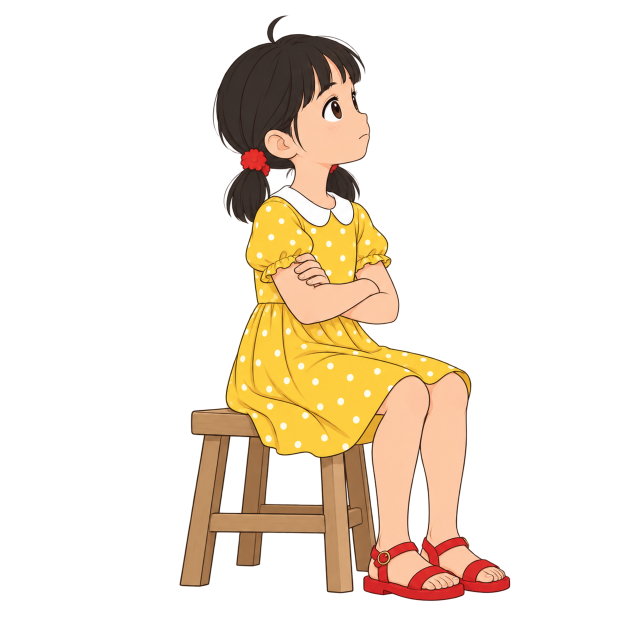
#> input picture collab/reviews/20261020_0000_s14_seated_first3/F000.png, 1254 x 1254 px, found by its file name (shown at 1/2 size)
$ python register_X197_whole_upper.py
#> lines starting #> are read from the running program, lines starting #| are printed output that depends on the picture; after the words box and inside, x2 and y2 are one past the last pixel; in counts of white or black regions, pixels touching at a corner belong together; pictures that were not available may be replaced by others from this repository, and a replacement may not be noted
from pathlib import Path
from PIL import Image,ImageDraw,ImageFont,ImageFilter
import numpy as np,json,hashlib
from scipy import ndimage
P=Path(__file__).parent;R=P.parent;B=Image.open(R/'refs/assets/chars/x15/F000.png').convert('RGBA');A=Image.open(P/'X197_complete_upper_call01_original.png').convert('RGBA');size=B.size
#> further down, B is the input picture: PIL image 1254x1254 RGBA; mean R, G, B, A 47.9, 36.8, 22.8, 60.1
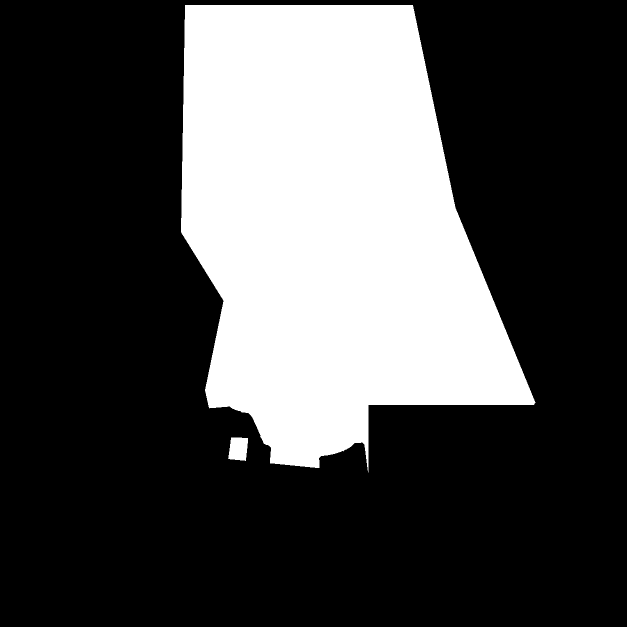
#> input picture collab/reviews/20261020_0000_s14_seated_first3/X180_COMPLETE_BODY_HEAD_ARMS_HIPS_LEGS_WHITE_DOMAIN.png, 1254 x 1254 px, given in place of X197_complete_upper_call01_original.png, which was not available (shown at 1/2 size)
#> after `size = B.size`: size = (1254, 1254)
Y,X=np.indices((size[1],size[0]))
def collar(im):
 a=np.array(im);sel=(Y>365)&(Y<462)&(X>525)&(X<730)&(a[:,:,3]>220)&(a[:,:,:3].min(2)>210);labels,n=ndimage.label(sel);keep=np.zeros_like(sel)
#> after `sel = (Y > 365) & (Y < 462) & (X > 525) & (X < 730) & (a[:, :, 3] > 22`: sel: shape (1254, 1254) bool; 0.34% white; 10 white regions (3 under 20 px), largest, box (x1, y1, x2, y2) and area: (541, 373, 660, 452) 3418, (655, 384, 706, 449) 1697, (558, 437, 568, 448) 85
#> after `labels, n = ndimage.label(sel)`: labels: shape (1254, 1254) int32; 12 distinct labels, from 0 to 11
#> after `labels, n = ndimage.label(sel)`: n = 11
 for k in range(1,n+1):
  z=labels==k
  if z.sum()>180:keep|=z
 return np.c_[X[keep],Y[keep]]
b=collar(B);a=collar(A);ca=a.mean(0);cb=b.mean(0);s=np.sqrt(((b-cb)**2).sum(1).mean()/((a-ca)**2).sum(1).mean());t=cb-s*ca
#> after `b = collar(B)`: b = 5114 pairs, first value 541 to 705, second value 373 to 451
#> in collar (call 2), `sel = (Y > 365) & (Y < 462) & (X > 525) & (X < 730) & (a[:, :, 3] > 22`: sel: shape (1254, 1254) bool; 1.2% white; 1 white region, box (x1, y1, x2, y2) and area: (526, 366, 730, 462) 19584
#> after `a = collar(A)`: a = 19584 pairs, first value 526 to 729, second value 366 to 461
#> after `ca = a.mean(0)`: ca = [627.5, 413.5]
#> after `cb = b.mean(0)`: cb = [634.6, 415.2]
#> after `s = np.sqrt(((b - cb) ** 2).sum(1).mean() / ((a - ca) ** 2).sum(1).mea`: s = 0.709
#> after `t = cb - s * ca`: t = [189.7, 122]
N=A.transform(size,Image.Transform.AFFINE,(1/s,0,-t[0]/s,0,1/s,-t[1]/s),Image.Resampling.BICUBIC)
# Single registered whole native torso and arm pair. Mask includes original and new complete shapes.
m=Image.open(P/'X197_X206_FULL_BOTH_SLEEVES_ARMS_TORSO_WHITE_DOMAIN.png').convert('L')
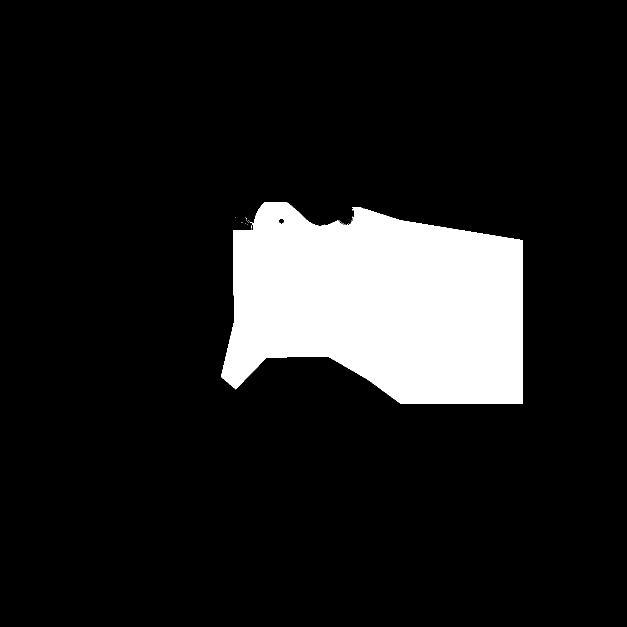
#> input picture collab/reviews/20261019_2327_s14_folded_arms_tail_locked/x197_x208_zero_call/X197_X206_FULL_BOTH_SLEEVES_ARMS_TORSO_WHITE_DOMAIN.png, 1254 x 1254 px (shown at 1/2 size)
#> m is the input picture: PIL image 1254x1254 L; 12% white; 26 white regions (25 under 20 px), largest, box (x1, y1, x2, y2) and area: (442, 405, 1046, 808) 189318
c=Image.composite(N,B,m)
# Natural return through a broad original-cloth overlap; no arm components are moved.
# Only the cloth interior below the moving arms is softly blended to retain fixed lap/hip.
soft=np.array(m).astype(float)/255;blend=(Y>=700)&(Y<780)&(X<700);soft[blend]*=np.clip((780-Y[blend])/80,0,1)
# Return complete white dots, never half-transparent points in the cloth overlap.
na=np.array(N);ba=np.array(B);wh=((na[:,:,:3].min(2)>215)|(ba[:,:,:3].min(2)>215))&(na[:,:,3]>50)&(ba[:,:,3]>50)&blend
#> after `wh = ((na[:, :, :3].min(2) > 215) | (ba[:, :, :3].min(2) > 215)) & (na`:
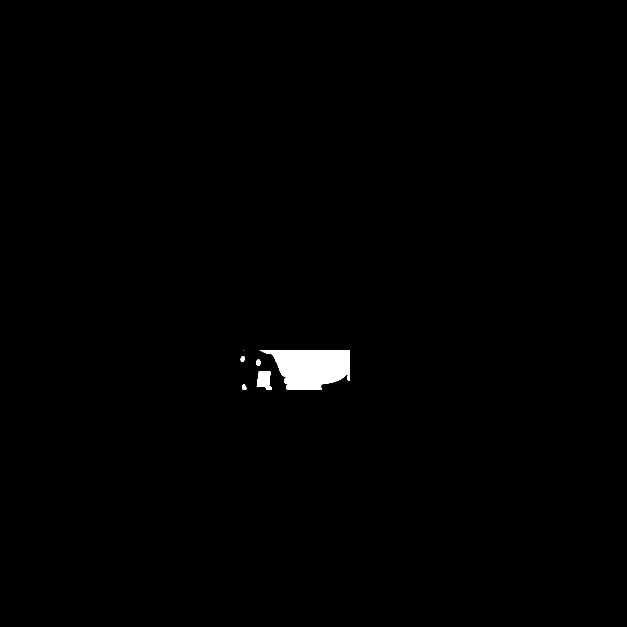
#> wh: shape (1254, 1254) bool (shown at 1/2 size); 0.73% white; 6 white regions (1 under 20 px), largest, box (x1, y1, x2, y2) and area: (519, 700, 700, 780) 10364, (513, 743, 544, 780) 815, (512, 719, 521, 732) 95, (481, 712, 490, 724) 80, (484, 769, 493, 780) 78
lab,num=ndimage.label(ndimage.binary_dilation(wh,iterations=2))
#> lab: shape (1254, 1254) int32; 7 distinct labels, from 0 to 6
#> num = 6
for k in range(1,num+1):
 z=lab==k
 if z.sum()>8:soft[z]=1.0 if soft[z].mean()>=.5 else 0.0
# Preserve exact original complete legs; the broad editable input domain is not a final cut line.
sk=(Y>744)&(X>710)&(ba[:,:,0]>150)&(ba[:,:,1]>100)&(ba[:,:,2]>95)&(ba[:,:,2]>.65*ba[:,:,1])&(ba[:,:,3]>200)
#> sk: shape (1254, 1254) bool; 3.8% white; 26 white regions (12 under 20 px), largest, box (x1, y1, x2, y2) and area: (745, 753, 858, 1105) 25095, (842, 745, 935, 1095) 23295, (775, 1101, 866, 1173) 3734
lab,num=ndimage.label(sk);leg=np.zeros_like(sk)
#> after `lab, num = ndimage.label(sk)`:
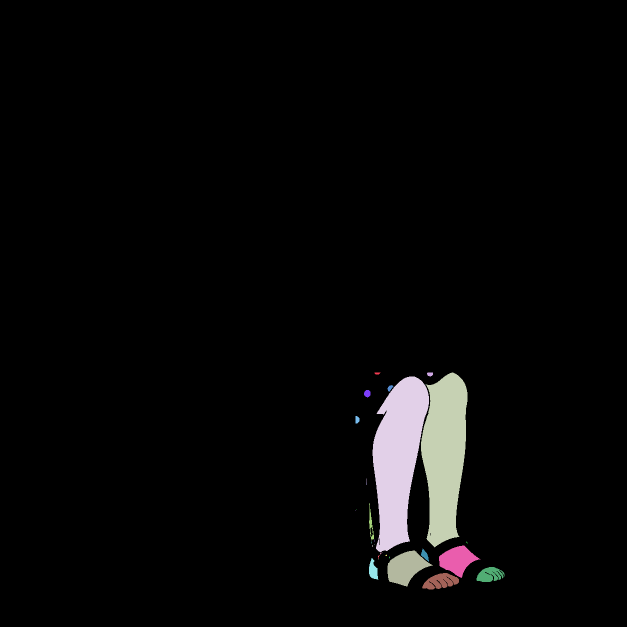
#> lab: shape (1254, 1254) int32 (shown at 1/2 size); 33 distinct labels, from 0 to 32; one colour per label, 0 black
#> after `lab, num = ndimage.label(sk)`: num = 32
for k in range(1,num+1):
 z=lab==k
 if z.sum()>10000:leg|=z
#> leg: shape (1254, 1254) bool; 3.1% white; 2 white regions, box (x1, y1, x2, y2) and area: (745, 753, 858, 1105) 25095, (842, 745, 935, 1095) 23294
leg=ndimage.binary_dilation(ndimage.binary_fill_holes(leg),iterations=3);soft[leg]=0
#> after `leg = ndimage.binary_dilation(ndimage.binary_fill_holes(leg), iteratio`:
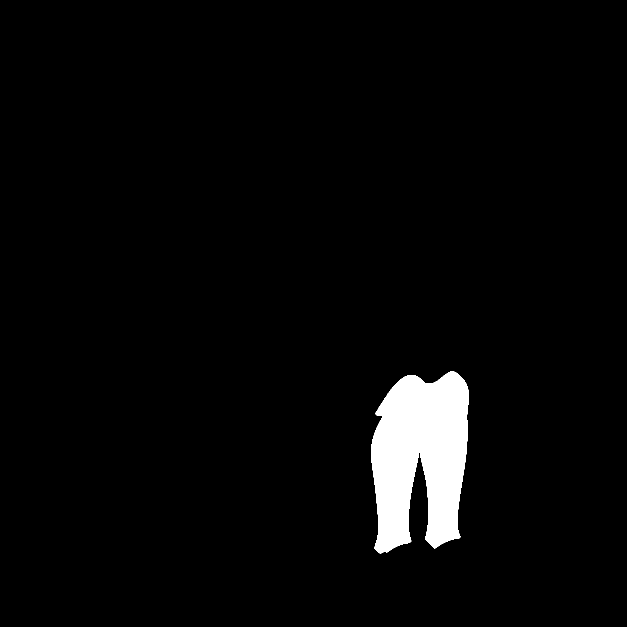
#> leg: shape (1254, 1254) bool (shown at 1/2 size); 3.3% white; 1 white region, box (x1, y1, x2, y2) and area: (742, 742, 938, 1108) 52675
soft[blend&((na[:,:,3]<250)|(ba[:,:,3]<250))]=0
m=Image.fromarray(np.uint8(soft*255));c=Image.composite(N,B,m)
fp=P/'X197_complete_registered_candidate.png';c.save(fp)
N.save(P/'X197_whole_raw_SINGLE_similarity.png');m.save(P/'X197_complete_upper_semantic_return_mask.png')
for name,im in [('X197_complete_registered_REVIEW.jpg',c),('X197_whole_raw_single_REVIEW.jpg',N)]:
 bg=Image.new('RGBA',size,'#f7f5ed');bg.alpha_composite(im);bg.convert('RGB').save(P/name,quality=92)
#> this loop made 2 passes
#> name on passes 1 to 2: 'X197_complete_registered_REVIEW.jpg', 'X197_whole_raw_single_REVIEW.jpg'
#> pass 1, `bg = Image.new('RGBA', size, '#f7f5ed')`:
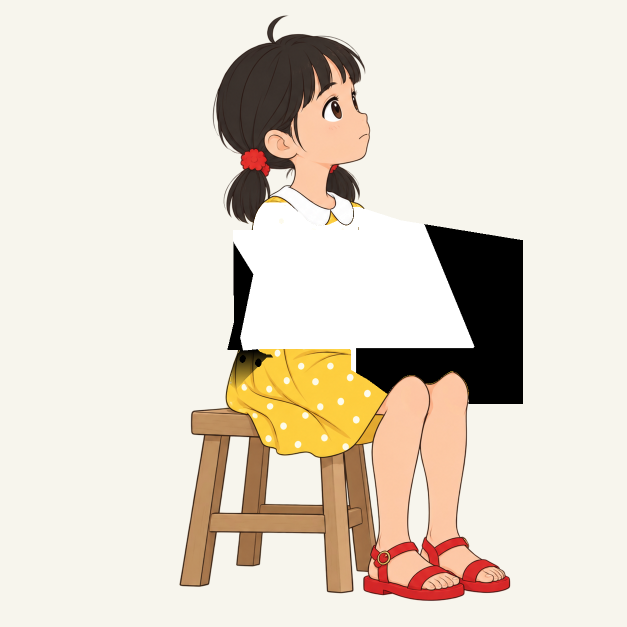
#> saved as X197_complete_registered_REVIEW.jpg: PIL image 1254x1254 RGB (shown at 1/2 size); mean R, G, B 226.1, 216.3, 202.5
bg=Image.new('RGBA',size,'#f7f5ed');bg.alpha_composite(c);bg.crop((470,365,970,820)).resize((1000,910)).convert('RGB').save(P/'X197_full_sleeves_arms_waist_DETAIL.jpg',quality=92)
#> after `bg = Image.new('RGBA', size, '#f7f5ed')`:
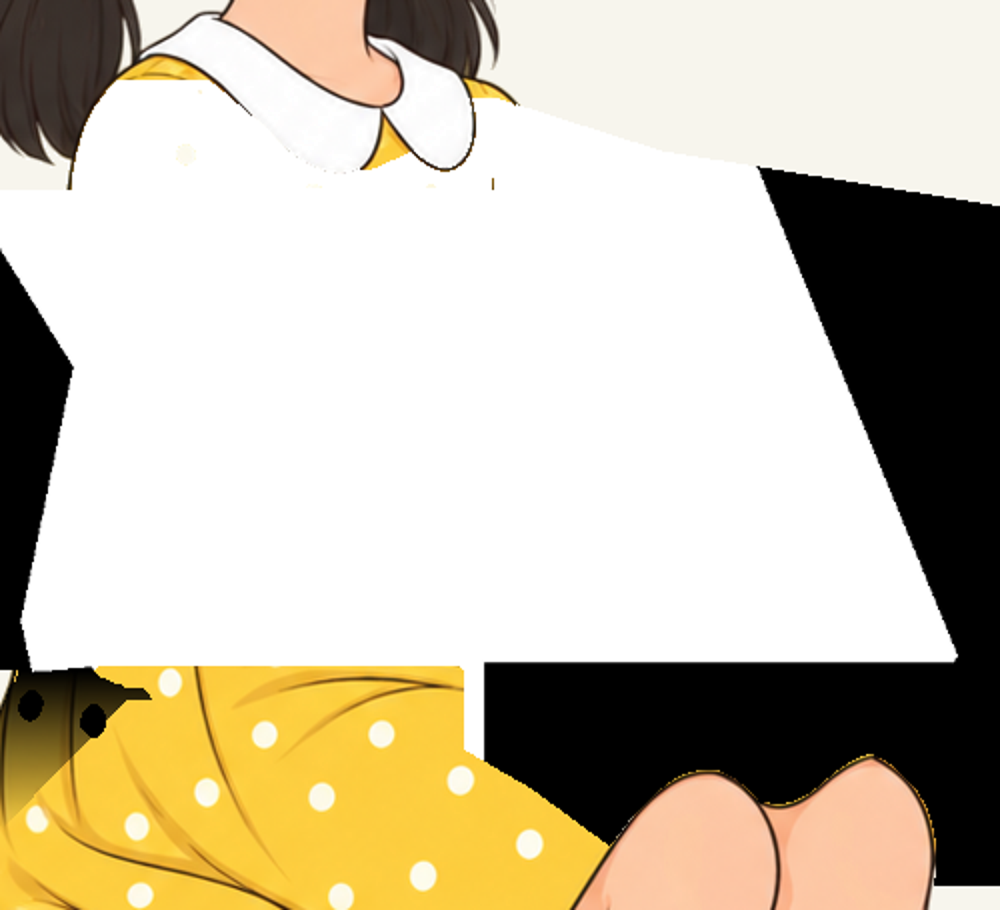
#> saved as X197_full_sleeves_arms_waist_DETAIL.jpg: PIL image 1000x910 RGB; mean R, G, B 200.7, 191.1, 170.3
r={'status':'SINGLE_NATIVE_UPPER_PAIR_REGISTERED_CANDIDATE','scale':s,'rotation_deg':0,'translation':t.tolist(),'anchor':'complete white collar shape, uniform similarity only','collar_source_center':ca.tolist(),'collar_target_center':cb.tolist(),'raw_sha256':hashlib.sha256((P/'X197_complete_upper_call01_original.png').read_bytes()).hexdigest(),'final_sha256':hashlib.sha256(fp.read_bytes()).hexdigest(),'fixed':'Exact F000 head/neck/collar and entire lower body seat/stool/feet outside semantic upper domain. No arm split or finger warp.','new_pose_progress':'Near right forearm already lifted; far left hand on lap. Not yet crossed. Next actual target must not reverse to lower arm.','cloth_return':'80px color return within torso/lap cloth only, with complete white-dot components kept opaque. Exact original leg components protected through knee contours. Native complete arm pair preserved.'};(P/'X197_native_single_registration.json').write_text(json.dumps(r,ensure_ascii=False,indent=2));print(json.dumps(r,ensure_ascii=False))
#> (printed output is left out)
